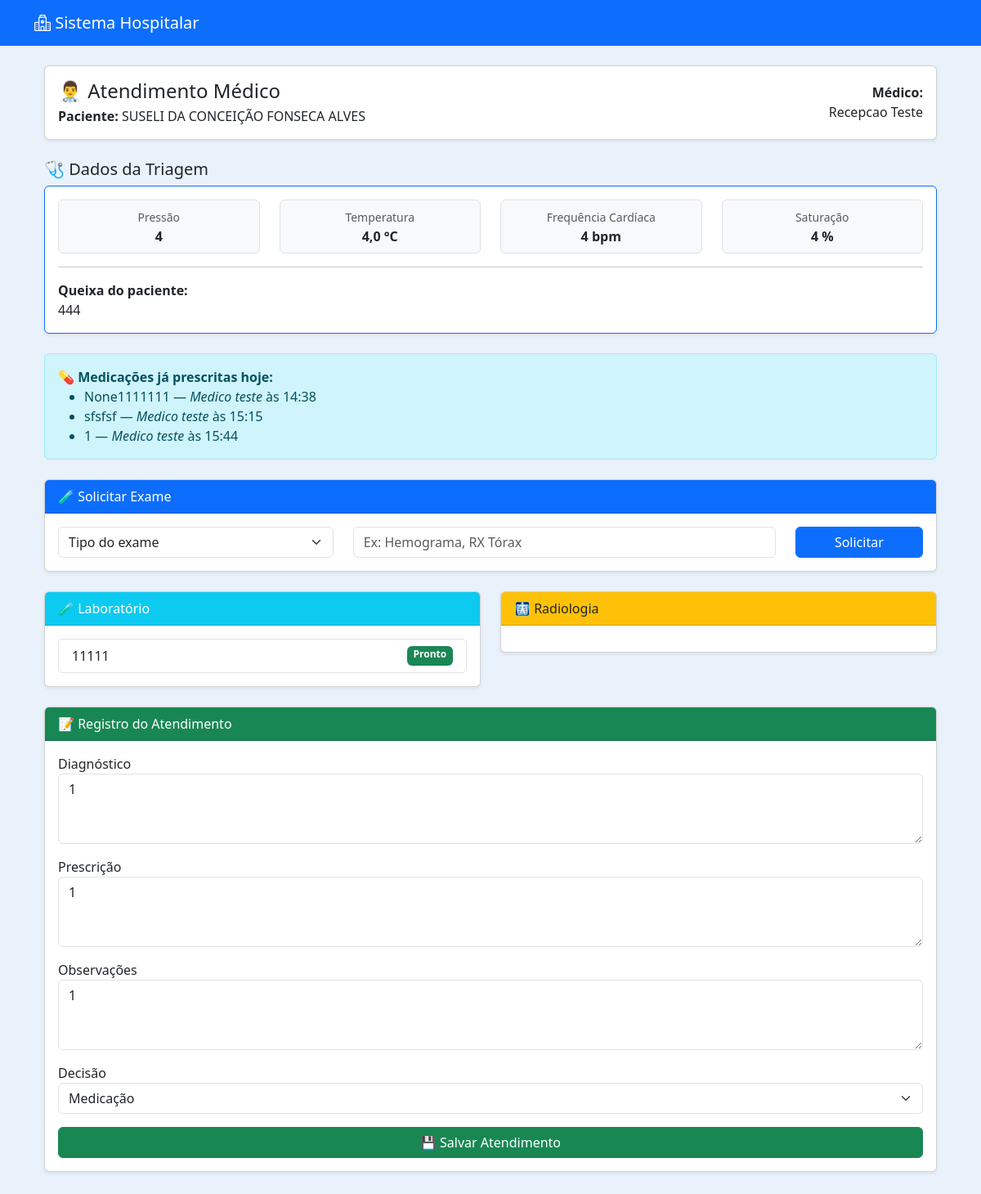
The page /medico/editar/39/ (signed in) on the database its author committed.
### medico/models.py (models this page shows, shortened)
class Atendimento(models.Model):
    paciente = models.ForeignKey(
        Paciente,
        on_delete=models.CASCADE
    )
    medico = models.ForeignKey(
        Usuario,
        on_delete=models.SET_NULL,  # ⚠ Melhor que CASCADE
        null=True,
        related_name="atendimentos_realizados"
    )
    triagem = models.OneToOneField(
        Triagem,
        on_delete=models.CASCADE
    )
    diagnostico = models.TextField(blank=True, null=True)
    prescricao = models.TextField(blank=True, null=True)
    observacoes = models.TextField(blank=True, null=True)
    DECISAO_CHOICES = [
        ("dispensar", "Dispensar"),
        ("medicacao", "Medicação"),
        ("internacao", "Internação"),
        ("exames", "Exames"),
    ]
    decisao = models.CharField(
        max_length=20,
        choices=DECISAO_CHOICES,
        blank=True,
        null=True
    )
    medicacao_aplicada = models.BooleanField(default=False)
    tecnico_aplicou = models.ForeignKey(
        Usuario,
        on_delete=models.SET_NULL,
        null=True,
        blank=True,
        related_name="medicacoes_aplicadas"
    )
    horario_medicacao = models.DateTimeField(
        null=True,
        blank=True
    )
    data_atendimento = models.DateTimeField(auto_now_add=True)
    finalizado = models.BooleanField(default=False)

class Exame(models.Model):
    TIPO_CHOICES = [
        ("laboratorio", "Laboratório"),
        ("radiologia", "Radiologia"),
    ]
    atendimento = models.ForeignKey(
        "Atendimento",
        on_delete=models.CASCADE,
        related_name="exames"
    )
    tipo = models.CharField(
        max_length=20,
        choices=TIPO_CHOICES,
        default="laboratorio"
    )
    nome = models.CharField(max_length=150)
    status = models.CharField(
        max_length=20,
        choices=[
            ("solicitado", "Solicitado"),
            ("pronto", "Pronto"),
        ],
        default="solicitado"
    )
    resultado = models.TextField(blank=True, null=True)
    data_solicitacao = models.DateTimeField(auto_now_add=True)

### pacientes/models.py (models this page shows, shortened)
class Paciente(models.Model):
    nome = models.CharField(max_length=100)
    nome_social = models.CharField(max_length=100, blank=True, null=True)
    nome_mae = models.CharField(max_length=100)
    nome_pai = models.CharField(max_length=100, blank=True, null=True)
    cpf = models.CharField(
        max_length=14,
        unique=True,
        validators=[
            RegexValidator(
                r'^\d{3}\.\d{3}\.\d{3}-\d{2}$',
                'CPF inválido! Use XXX.XXX.XXX-XX'
            )
        ]
    )
    data_nascimento = models.DateField()
    SEXO_BIOLOGICO_CHOICES = [
        ('M', 'Masculino'),
        ('F', 'Feminino'),
        ('I', 'Intersexo'),
    ]
    sexo_biologico = models.CharField(max_length=1, choices=SEXO_BIOLOGICO_CHOICES)
    identidade_genero = models.CharField(max_length=50)
    orientacao_sexual = models.CharField(max_length=50)
    NACIONALIDADE_CHOICES = [
        ('BRASILEIRA', 'Brasileira'),
        ('ARGENTINA', 'Argentina'),
        ('BOLIVIANA', 'Boliviana'),
        ('CHILENA', 'Chilena'),
        ('COLOMBIANA', 'Colombiana'),
        ('PARAGUAIA', 'Paraguaia'),
        ('PERUANA', 'Peruana'),
        ('URUGUAIA', 'Uruguaia'),
        ('VENEZUELANA', 'Venezuelana'),
        ('OUTRA', 'Outra'),
    ]
    nacionalidade = models.CharField(
        max_length=20,
        choices=NACIONALIDADE_CHOICES,
        default='BRASILEIRA'
    )
    naturalidade = models.CharField(max_length=100)
    RACA_COR_CHOICES = [
        ('BRANCA', 'Branca'),
        ('PRETA', 'Preta'),
        ('PARDA', 'Parda'),
        ('AMARELA', 'Amarela'),
        ('INDIGENA', 'Indígena'),
    ]
    raca_cor = models.CharField(max_length=10, choices=RACA_COR_CHOICES)
    ESTADO_CIVIL_CHOICES = [
        ('SOLTEIRO', 'Solteiro(a)'),
        ('CASADO', 'Casado(a)'),
        ('DIVORCIADO', 'Divorciado(a)'),
        ('VIUVO', 'Viúvo(a)'),
        ('UNIAO_ESTAVEL', 'União Estável'),
    ]
    estado_civil = models.CharField(max_length=20, choices=ESTADO_CIVIL_CHOICES)
    ESCOLARIDADE_CHOICES = [
        ('SEM_INSTRUCAO', 'Sem instrução'),
        ('FUNDAMENTAL_INCOMPLETO', 'Fundamental incompleto'),
        ('FUNDAMENTAL_COMPLETO', 'Fundamental completo'),
        ('MEDIO_INCOMPLETO', 'Médio incompleto'),
        ('MEDIO_COMPLETO', 'Médio completo'),
        ('SUPERIOR_INCOMPLETO', 'Superior incompleto'),
        ('SUPERIOR_COMPLETO', 'Superior completo'),
        ('POS_GRADUACAO', 'Pós-graduação'),
        ('MESTRADO', 'Mestrado'),
        ('DOUTORADO', 'Doutorado'),
    ]
    escolaridade = models.CharField(max_length=30, choices=ESCOLARIDADE_CHOICES)
    profissao = models.CharField(max_length=50)
    rg = models.CharField(max_length=20)
    orgao_emissor = models.CharField(max_length=10)
    UF_CHOICES = [
        ('AC','AC'), ('AL','AL'), ('AP','AP'), ('AM','AM'),
        ('BA','BA'), ('CE','CE'), ('DF','DF'), ('ES','ES'),
        ('GO','GO'), ('MA','MA'), ('MT','MT'), ('MS','MS'),
        ('MG','MG'), ('PA','PA'), ('PB','PB'), ('PR','PR'),
        ('PE','PE'), ('PI','PI'), ('RJ','RJ'), ('RN','RN'),
        ('RS','RS'), ('RO','RO'), ('RR','RR'), ('SC','SC'),
        ('SP','SP'), ('SE','SE'), ('TO','TO'),
    ]
    uf_rg = models.CharField(max_length=2, choices=UF_CHOICES)
    cep = models.CharField(
        max_length=9,
        validators=[
            RegexValidator(
                r'^\d{5}-\d{3}$',
                'CEP inválido! Use XXXXX-XXX'
            )
        ]
    )
    endereco = models.CharField(max_length=100)
    numero = models.CharField(max_length=10)
    complemento = models.CharField(max_length=50, blank=True, null=True)
    bairro = models.CharField(max_length=50)
    municipio = models.CharField(max_length=50)
    uf = models.CharField(max_length=2, choices=UF_CHOICES)
    ZONA_CHOICES = [
        ('URBANA', 'Urbana'),
        ('RURAL', 'Rural'),
    ]
    zona = models.CharField(max_length=6, choices=ZONA_CHOICES)
    telefone_fixo = models.CharField(
        max_length=15,
        blank=True,
        null=True,
        validators=[
            RegexValidator(
                r'^\(\d{2}\)\s\d{4}-\d{4}$',
                'Telefone inválido! Use (XX) XXXX-XXXX'
            )
        ]
    )
    celular = models.CharField(
        max_length=15,
        validators=[
            RegexValidator(
                r'^\(\d{2}\)\s\d{5}-\d{4}$',
                'Celular inválido! Use (XX) XXXXX-XXXX'
            )
        ]
    )
    whatsapp = models.BooleanField(default=False)
    email = models.EmailField(blank=True, null=True)
    cartao_sus = models.CharField(max_length=18, blank=True, null=True)
    criado_por = models.ForeignKey(
        User,
        on_delete=models.SET_NULL,
        null=True,
        blank=True,
        related_name='pacientes_criados'
    )
    data_criacao = models.DateTimeField(default=timezone.now, editable=False)
    data_atualizacao = models.DateTimeField(auto_now=True)

### usuarios/models.py (models this page shows, shortened)
class Usuario(AbstractUser):
    PERFIL_CHOICES = [
    ('administrador', 'Administrador'),
    ('medico', 'Médico'),
    ('enfermeiro', 'Enfermeiro'),
    ('tecnico', 'Técnico'),
    ('recepcao', 'Recepção'),
    ('laboratorio', 'Laboratório'),
    ]
    perfil = models.CharField(max_length=20, choices=PERFIL_CHOICES, default='recepcao')
    cpf = models.CharField("CPF", max_length=14, unique=True, blank=True, null=True)
    data_nascimento = models.DateField("Data de Nascimento", blank=True, null=True)
    telefone = models.CharField("Telefone", max_length=20, blank=True, null=True)
    endereco = models.CharField("Endereço", max_length=255, blank=True, null=True)
    cidade = models.CharField("Cidade", max_length=100, blank=True, null=True)
    estado = models.CharField("Estado", max_length=50, blank=True, null=True)
    cep = models.CharField("CEP", max_length=10, blank=True, null=True)
    crm = models.CharField("CRM", max_length=20, blank=True, null=True)
    coren = models.CharField("COREN", max_length=20, blank=True, null=True)

### triagem/models.py (models this page shows, shortened)
class Triagem(models.Model):
    RISCO_CHOICES = [
        ('Vermelho', 'Vermelho'),
        ('Laranja', 'Laranja'),
        ('Amarelo', 'Amarelo'),
        ('Verde', 'Verde'),
        ('Azul', 'Azul'),
    ]
    agendamento = models.OneToOneField(Agendamento, on_delete=models.CASCADE)
    paciente = models.ForeignKey(Paciente, on_delete=models.CASCADE)
    enfermeiro = models.ForeignKey(
        Usuario,
        on_delete=models.SET_NULL,
        null=True,
        blank=True,
        related_name="triagens_realizadas"
    )
    pressao_arterial = models.CharField(max_length=20)
    temperatura = models.DecimalField(max_digits=4, decimal_places=1)
    frequencia_cardiaca = models.IntegerField()
    saturacao = models.IntegerField()
    classificacao_risco = models.CharField(
        max_length=10,
        choices=RISCO_CHOICES,
        blank=True,
        null=True
    )
    observacoes = models.TextField(blank=True, null=True)
    atendido = models.BooleanField(default=False)
    data_triagem = models.DateTimeField(auto_now_add=True)

### medico/views.py (the view, shortened to what this page needs)
# urls.py: path('editar/<int:atendimento_id>/', views.editar_atendimento, name='editar_atendimento'),
@login_required
def editar_atendimento(request, atendimento_id):
    atendimento = get_object_or_404(Atendimento, id=atendimento_id)
    paciente = atendimento.paciente
    triagem = atendimento.triagem  # 👈 triagem do enfermeiro
    hoje = timezone.localdate()
    atendimentos_hoje = Atendimento.objects.filter(
        paciente=paciente,
        data_atendimento__date=hoje
    ).order_by('data_atendimento')
    medicacoes_dia = [
        (a.prescricao, a.medico.get_full_name(), a.data_atendimento.time())
        for a in atendimentos_hoje
        if a.prescricao and a.prescricao.strip()
    ]
    exames = atendimento.exames.all()
    return render(request, "medico/atendimento.html", {
        "atendimento": atendimento,
        "triagem": triagem,          # 👈 agora vai aparecer no template
        "medicacoes_dia": medicacoes_dia,
        "atendimentos_hoje": atendimentos_hoje,
        "exames": exames,
    })

### medico/templates/medico/atendimento.html (shortened to what this page needs)
{% extends 'usuarios/base.html' %}
{% block content %}
<div class="container mt-4">
<div class="card shadow-sm mb-4">
    <div class="card-body d-flex justify-content-between align-items-center">
        <div>
            <h4 class="mb-1">👨‍⚕️ Atendimento Médico</h4>
            <strong>Paciente:</strong> {{ atendimento.paciente.nome }}
        </div>
        <div class="text-end">
            <strong>Médico:</strong><br>
            {{ request.user.get_full_name }}
        </div>
    </div>
</div>
<h5 class="mb-2">🩺 Dados da Triagem</h5>
{% if triagem %}
<div class="card shadow-sm mb-4 border-primary">
    <div class="card-body">
        <div class="row text-center">
            <div class="col-md-3">
                <div class="p-2 border rounded bg-light">
                    <small class="text-muted">Pressão</small><br>
                    <strong>{{ triagem.pressao_arterial }}</strong>
                </div>
            </div>
            <div class="col-md-3">
                <div class="p-2 border rounded bg-light">
                    <small class="text-muted">Temperatura</small><br>
                    <strong>{{ triagem.temperatura }} °C</strong>
                </div>
            </div>
            <div class="col-md-3">
                <div class="p-2 border rounded bg-light">
                    <small class="text-muted">Frequência Cardíaca</small><br>
                    <strong>{{ triagem.frequencia_cardiaca }} bpm</strong>
                </div>
            </div>
            <div class="col-md-3">
                <div class="p-2 border rounded bg-light">
                    <small class="text-muted">Saturação</small><br>
                    <strong>{{ triagem.saturacao }} %</strong>
                </div>
            </div>
        </div>
        <hr>
        <div>
            <strong>Queixa do paciente:</strong><br>
            {{ triagem.observacoes }}
        </div>
    </div>
</div>
{% else %}
<div class="alert alert-warning">
    Triagem ainda não realizada.
</div>
{% endif %}
{% if medicacoes_dia %}
<div class="alert alert-info mb-4">
    <strong>💊 Medicações já prescritas hoje:</strong>
    <ul class="mb-0">
        {% for prescricao, medico, hora in medicacoes_dia %}
            <li>{{ prescricao }} — <em>{{ medico }}</em> às {{ hora|time:"H:i" }}</li>
        {% endfor %}
    </ul>
</div>
{% endif %}
<div class="card shadow-sm mb-4">
<div class="card-header bg-primary text-white">
🧪 Solicitar Exame
</div>
<div class="card-body">
<form method="POST">
<div class="row">
<div class="col-md-4">
<select name="tipo_exame" class="form-select" required>
<option value="">Tipo do exame</option>
</select>
</div>
<div class="col-md-6">
<input type="text" name="nome_exame" class="form-control"
placeholder="Ex: Hemograma, RX Tórax" required>
</div>
<div class="col-md-2">
<button class="btn btn-primary w-100">
Solicitar
</button>
</div>
</div>
</form>
</div>
</div>
<div class="row mb-4">
<div class="col-md-6">
<div class="card shadow-sm">
<div class="card-header bg-info text-white">
🧪 Laboratório
</div>
<div class="card-body">
{% if exames %}
<ul class="list-group">
{% for exame in exames %}
{% if exame.tipo == "laboratorio" %}
<li class="list-group-item d-flex justify-content-between">
{{ exame.nome }}
{% if exame.status == "pronto" %}
<span class="badge bg-success">Pronto</span>
{% else %}
<span class="badge bg-secondary">Aguardando</span>
{% endif %}
</li>
{% endif %}
{% endfor %}
</ul>
{% else %}
<p class="text-muted">Nenhum exame solicitado</p>
{% endif %}
</div>
</div>
</div>
<div class="col-md-6">
<div class="card shadow-sm">
<div class="card-header bg-warning text-dark">
🩻 Radiologia
</div>
<div class="card-body">
</div>
</div>
</div>
</div>
<div class="card shadow-sm mb-5">
<div class="card-header bg-success text-white">
📝 Registro do Atendimento
</div>
<div class="card-body">
<form method="POST">
<div class="mb-3">
<label>Diagnóstico</label>
<textarea name="diagnostico" class="form-control" rows="3">
{{ atendimento.diagnostico }}
</textarea>
</div>
<div class="mb-3">
<label>Prescrição</label>
<textarea name="prescricao" class="form-control" rows="3">
{{ atendimento.prescricao }}
</textarea>
</div>
<div class="mb-3">
<label>Observações</label>
<textarea name="observacoes" class="form-control" rows="3">
{{ atendimento.observacoes }}
</textarea>
</div>
<div class="mb-3">
<label>Decisão</label>
<select name="decisao" class="form-select" required>
<option value="medicacao"
{% if atendimento.decisao == "medicacao" %}selected{% endif %}>
Medicação
</option>
</select>
</div>
<button class="btn btn-success w-100">
💾 Salvar Atendimento
</button>
</form>
</div>
</div>
</div>
{% endblock %}

### usuarios/templates/usuarios/base.html (style rules this page uses)
body { background-color: #e9f2fb; }

### rows shown on the page
Atendimento: paciente.nome "SUSELI DA CONCEIÇÃO FONSECA ALVES", diagnostico "1", prescricao "1", observacoes "1", decisao "Medicação"
Usuario: user.get_full_name "Recepcao Teste"
Triagem: pressao_arterial "4", temperatura "4,0", frequencia_cardiaca "4", saturacao "4", observacoes "444"
Atendimento: medicacoes_dia "None1111111"
Atendimento: medicacoes_dia "sfsfsf"
Exame: nome "11111", status "Pronto"

### other values the page prints
{{ medico }} "Medico teste" "Medico teste" "Medico teste"
{{ hora|time:"H:i" }} "14:38" "15:15" "15:44"
{{ prescricao }} "1"
